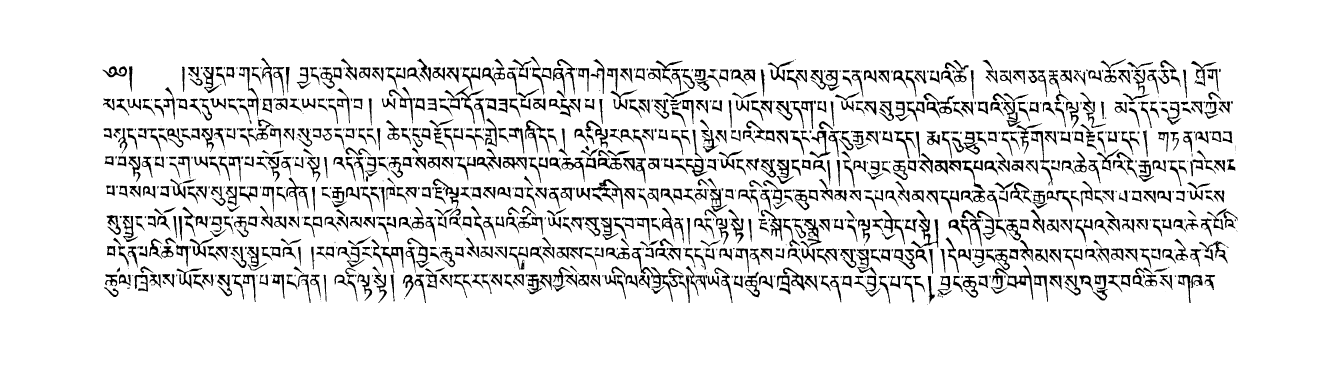
#> input picture 028.39.png, 5340 x 1459 px (shown at 1/4 size)
$ python -i Findcount1.py   (imports and definitions only)
#> lines starting #> are read from the running program, lines starting #| are printed output that depends on the picture; after the words box and inside, x2 and y2 are one past the last pixel; in counts of white or black regions, pixels touching at a corner belong together
#> further down, picture is the input picture: shape (1459, 5340, 3); 89.7% white; 1280 black regions (166 under 20 px), largest, box (x1, y1, x2, y2) and area: (3644, 839, 3753, 993) 3778, (2527, 991, 2692, 1207) 3745, (3241, 280, 3358, 363) 3304
# '''
# 轮廓检测，剔除上元因
# '''
# from imutils import contours
# import numpy as np
# import argparse
# import cv2 as cv
# import myutils
# def cv_show(name,image):
#     cv.imshow(name,image)
#     cv.waitKey(0)
#     cv.destroyAllWindows()
#
#
# def findcounts(image):
#     # image = cv.imread(image)
#     sqKernel = cv.getStructuringElement(cv.MORPH_RECT, (1, 7))
#     gray = cv.cvtColor(image, cv.COLOR_BGR2GRAY)
#     ret, binary = cv.threshold(gray, 127, 255, cv.THRESH_BINARY)
#     binary=cv.erode(binary,sqKernel)
#     image_c=image.copy()
#     threshCnts, hierarchy = cv.findContours(binary, cv.RETR_TREE, cv.CHAIN_APPROX_SIMPLE)
#     cv.drawContours(image_c, threshCnts, -1, (0, 0, 255), 1)
#     cv_show('j', image_c)
#     locs = []
#
#     # 遍历轮廓
#     for (i, c) in enumerate(threshCnts):
#         # 计算矩形
#         (x, y, w, h) = cv.boundingRect(c)
#         ar = w / float(h)
#
#         # 选择合适的区域，根据实际任务来，这里的基本都是四个数字一组
#         if ar > 0.5and ar < 1.5:
#
#             if (w > 5and w < 50) and (h >17and h <50):
#                 # 符合的留下来
#                 locs.append((x, y, w, h))
#
#     # 将符合的轮廓从左到右排序
#     locs = sorted(locs, key=lambda x: x[0])
#     output = []
#
#     # 遍历每一个轮廓中的数字
#     for (i, (gX, gY, gW, gH)) in enumerate(locs):
#         # initialize the list of group digits
#         groupOutput = []
#
#         # 根据坐标提取每一个组
#         # group = gray[gY - 5:gY + gH + 5, gX - 5:gX + gW + 5]
#         group = gray[gY :gY + gH , gX :gX + gW ]
#         # cv_show('group', group)
#         # 预处理
#         group = cv.threshold(group, 0, 255,
#                               cv.THRESH_BINARY | cv.THRESH_OTSU)[1]
#         # cv_show('group', group)
#         # 计算每一组的轮廓
#         digitCnts, hierarchy = cv.findContours(group.copy(), cv.RETR_EXTERNAL,
#                                                       cv.CHAIN_APPROX_SIMPLE)
#         digitCnts = contours.sort_contours(digitCnts, method="left-to-right")[0]
#
#         # 计算每一组中的每一个数值
#         for c in digitCnts:
#             # 找到当前数值的轮廓，resize成合适的的大小
#             (x, y, w, h) = cv.boundingRect(c)
#             roi = group[ y:y + h,x:x + w]
#             # roi = cv.resize(roi, (200, 100))
#             # cv_show('roi', roi)
#
#             # 计算匹配得分
#             scores = []
#
#             # # 在模板中计算每一个得分
#             # for (digit, digitROI) in digits.items():
#             #     # 模板匹配
#             #     result = cv.matchTemplate(roi, digitROI,
#             #                                cv.TM_CCOEFF)
#             #     (_, score, _, _) = cv.minMaxLoc(result)
#             #     scores.append(score)
#             #
#             # # 得到最合适的数字
#             # groupOutput.append(str(np.argmax(scores)))
#
#         # 画出来
#         cv.rectangle(image, (gX, gY ),
#                       (gX + gW , gY + gH), (0, 0, 255), 1)
#         cv.putText(image, "".join(groupOutput), (gX, gY - 15),
#                     cv.FONT_HERSHEY_SIMPLEX, 0.65, (0, 0, 255), 2)
#
#         # 得到结果
#         output.extend(groupOutput)
#
#     # 打印结果
#
#     print("Credit Card #: {}".format("".join(output)))
#
#     cv.imshow("image", image)
#     cv.waitKey(0)
#     return len(locs)
# imaa=cv.imread('dashen_compressed.png')
# findcounts(imaa)

import cv2
def findcounts(image):
    # image = cv2.imread('dashen_compressed.png')
    image=cv2.resize(image,(2000,1024))
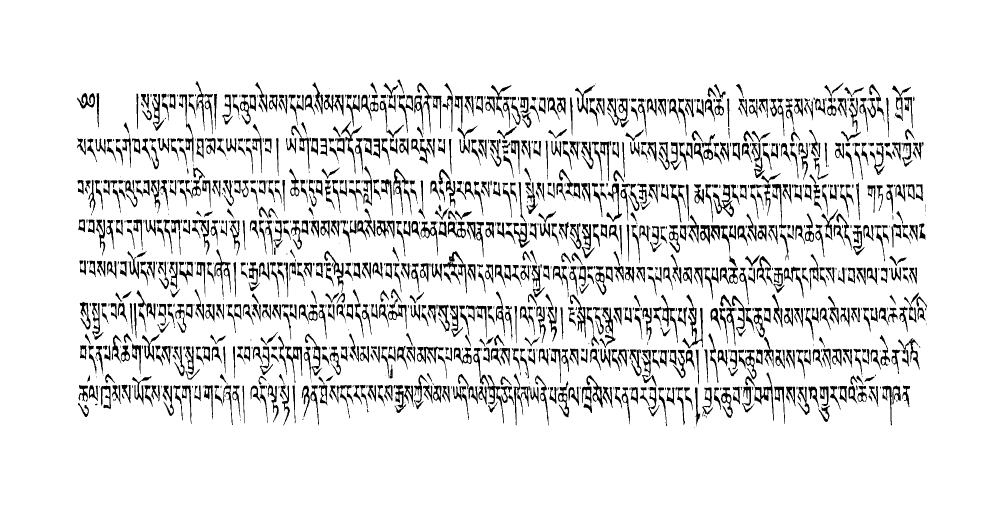
#> image: shape (1024, 2000, 3) (shown at 1/2 size); min 0, max 255, mean 228.7
    image1 = cv2.cvtColor(image, cv2.COLOR_BGR2GRAY)
    _, binary = cv2.threshold(image1, 127, 255, cv2.THRESH_BINARY)
#> binary: shape (1024, 2000); 89.7% white; 1312 black regions (385 under 20 px)
    contours, hierarch = cv2.findContours(binary, cv2.RETR_TREE, cv2.CHAIN_APPROX_SIMPLE)
#> contours = 1757 contours, 512 with area under 20; largest, box (x1, y1, x2, y2) and area: (0, 0, 2000, 1024) 2044977, (945, 695, 1009, 848) 1418, (1364, 588, 1407, 698) 1320, (1213, 196, 1258, 256) 1251, (1425, 368, 1469, 435) 1192
    # cv2.drawContours(image, contours, -1, (0, 0, 255), 1)
    for i in range(len(contours)):
        area = cv2.contourArea(contours[i])
        if area > 60 and area < 400:
        # if area<=50:
            # cv2.drawContours(image, [contours[i]], -1, (0, 0, 255), 1)
            cv2.fillPoly(image, [contours[i]], (255, 255, 255))
#> this loop made 1757 passes
#> area on passes 1, 7, 10: 2044977, 26, 22
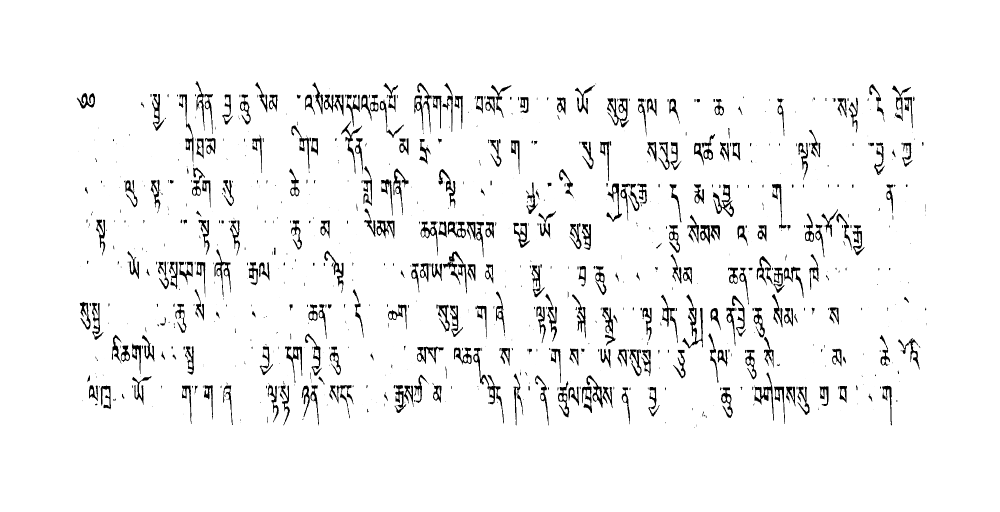
#> image: shape (1024, 2000, 3) (shown at 1/2 size); 6.81% of pixels changed, all inside (x1, y1, x2, y2) = (154, 158, 1854, 852)
    # imagess = cv2.imread('001.18.png')
    # imagess=cv2.resize(imagess,(2000,1024))
    # image=cv2.bitwise_not(image)
    return image
    # [17 lines of commented-out code are left out]

>>> import cv2
>>> picture = cv2.imread('028.39.png')
>>> result = findcounts(picture)
